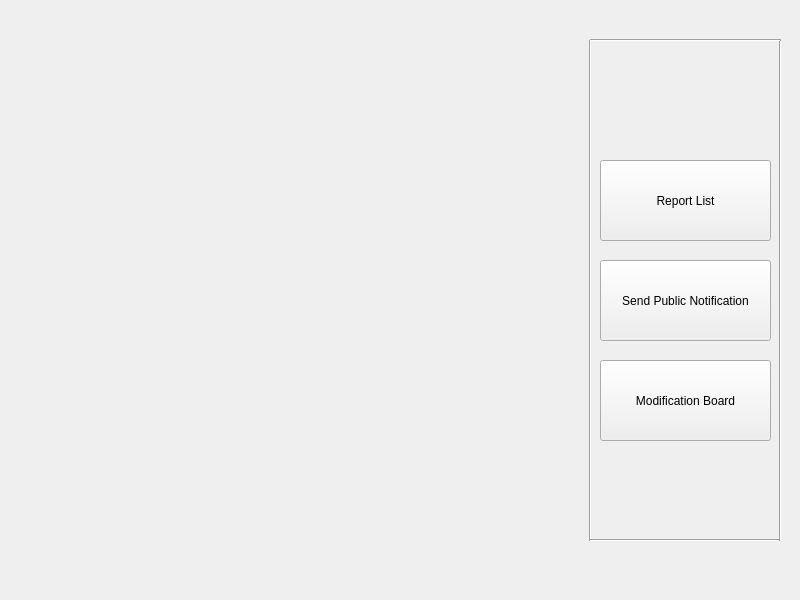
<?xml version="1.0" encoding="UTF-8"?>
<ui version="4.0">
 <class>AdminMenu</class>
 <widget class="QMainWindow" name="AdminMenu">
  <property name="geometry">
   <rect>
    <x>0</x>
    <y>0</y>
    <width>800</width>
    <height>600</height>
   </rect>
  </property>
  <property name="windowTitle">
   <string>Menu</string>
  </property>
  <widget class="QWidget" name="centralwidget">
   <widget class="QPushButton" name="ModificationBoard">
    <property name="geometry">
     <rect>
      <x>600</x>
      <y>360</y>
      <width>171</width>
      <height>81</height>
     </rect>
    </property>
    <property name="text">
     <string>Modification Board</string>
    </property>
   </widget>
   <widget class="Line" name="line">
    <property name="geometry">
     <rect>
      <x>580</x>
      <y>40</y>
      <width>20</width>
      <height>501</height>
     </rect>
    </property>
    <property name="orientation">
     <enum>Qt::Vertical</enum>
    </property>
   </widget>
   <widget class="Line" name="line_4">
    <property name="geometry">
     <rect>
      <x>590</x>
      <y>530</y>
      <width>191</width>
      <height>20</height>
     </rect>
    </property>
    <property name="orientation">
     <enum>Qt::Horizontal</enum>
    </property>
   </widget>
   <widget class="Line" name="line_2">
    <property name="geometry">
     <rect>
      <x>770</x>
      <y>40</y>
      <width>20</width>
      <height>501</height>
     </rect>
    </property>
    <property name="orientation">
     <enum>Qt::Vertical</enum>
    </property>
   </widget>
   <widget class="Line" name="line_3">
    <property name="geometry">
     <rect>
      <x>590</x>
      <y>30</y>
      <width>191</width>
      <height>21</height>
     </rect>
    </property>
    <property name="orientation">
     <enum>Qt::Horizontal</enum>
    </property>
   </widget>
   <widget class="QPushButton" name="ReportList">
    <property name="geometry">
     <rect>
      <x>600</x>
      <y>160</y>
      <width>171</width>
      <height>81</height>
     </rect>
    </property>
    <property name="text">
     <string>Report List</string>
    </property>
   </widget>
   <widget class="QPushButton" name="spn">
    <property name="geometry">
     <rect>
      <x>600</x>
      <y>260</y>
      <width>171</width>
      <height>81</height>
     </rect>
    </property>
    <property name="text">
     <string>Send Public Notification</string>
    </property>
   </widget>
  </widget>
 </widget>
 <resources/>
 <connections/>
</ui>
